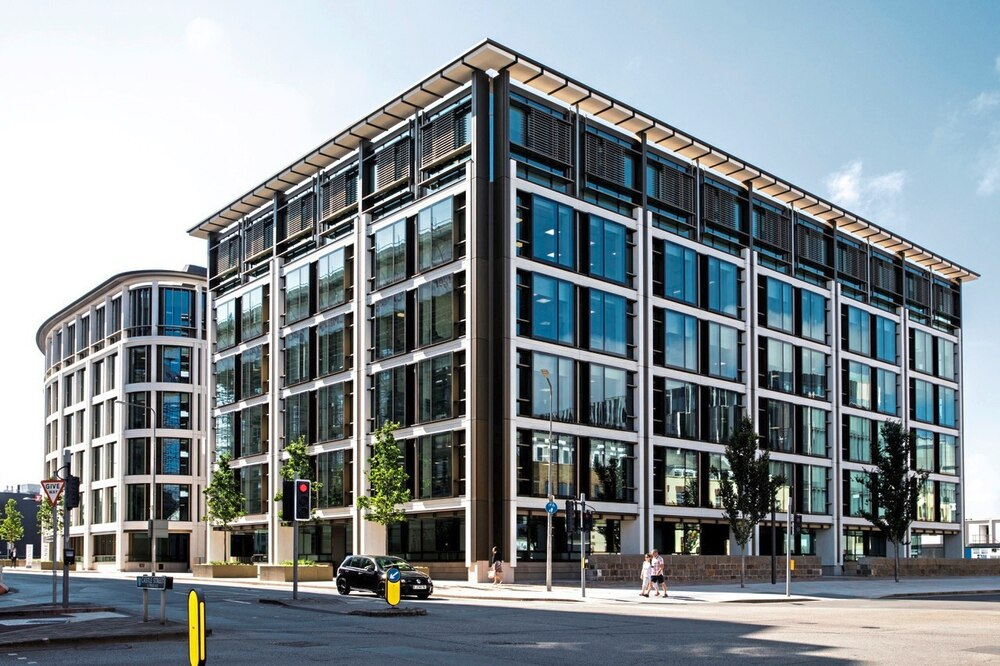
#> input picture 03-openCV/08-feature_detection/building.jpg, 1000 x 666 px
$ jupyter execute --allow-errors FeatureDetection.ipynb   (older library calls are emulated)
#> lines starting #> are read from the running program, lines starting #| are printed output that depends on the picture
### utils.py
import cv2
import numpy as np
from matplotlib import pyplot as plt

#############################
#### Parameters
#############################

video_port = 0

#############################
#### Show Image
#############################

# [7 lines left out: function show_inline, not called in this run]


def close_windows():
    '''Close popup window via 'ESC' key.'''
    while cv2.waitKey(200) & 0xFF != 27:
        pass
    cv2.destroyAllWindows()
    cv2.waitKey(1)

#############################
#### Show Video
#############################

# [10 lines left out: function video, not called in this run]

def shrink(img, scale):
    '''Returns a shrinked image by the scale specified.'''
    return cv2.resize(img, None, fx=scale, fy=scale, interpolation=cv2.INTER_AREA)

#############################
#### Display Coordinates
#############################

# [290 lines left out: functions coordinates, findEdgedImage, findGreatestContour, detectDrawings, find_center, find_radius and 7 more, not called in this run]


### 03-openCV/08-feature_detection/FeatureDetection.ipynb
[cell 1]
# FIRST import all the necessary libraries and modules!
import cv2               # import OpenCV
import numpy as np       # import NumPy

# import instructor made functions
import sys
sys.path.insert(0, '../..')
from utils import *

# Feature Detection Lab

<p style='font-size:1.75rem;line-height:1.5'>
    Let's create a program to <b style="color:magenta">track an object</b> (ie. Traffic Signs) using its <b style="color:magenta">features</b> in a video!
    </p>

<p style='font-size:1.75rem;line-height:1.5'>
    In this lab, we will learn how to:
    <ul style='font-size:1.75rem;line-height:2'>
        <li><b style="color:blue">DRAW features</b> on images:
            <br> <code>cv2.drawKeypoints</code></li>
        <li><b style="color:green">DETECT features</b> of an image using <b style="color:green">three different</b> feature detection algorithms:
            <br> <code>SIFT</code>, <code>SURF</code>, and <code>ORB</code></li>
        <li><b style="color:orange">FIND matches</b> between images:
            <br><code>FLANN</code></li>
    </ul>
    </p>


## What are Features?

<p style='font-size:1.75rem;line-height:1.5'>
    <b style="color:blue">Features (keypoints)</b> are <b style="color:blue">distinct and easily recognizable</b> regions of an image.
    </p>

## Drawing Features

<p style='font-size:1.75rem;line-height:1.5'>
    To <b style="color:blue">draw keypoints</b> on an image, use <code>cv2.drawKeypoints</code>.
    <br>It has the following format:
    </p>

```python
cv2.drawKeypoints(<image>, <keypoints>, <image>, flags=5)
```

<p style='font-size:1.75rem;line-height:1.5'>
    Here is an example of keypoints (the circles) drawn on an image of a building.
    </p>

## Detecting Features

<p style='font-size:1.75rem;line-height:1.5'>
    We will be introducing <b style="color:green">three different</b> feature detection functions:
    <br><code>SIFT</code>, <code>SURF</code>, and <code>ORB</code>
    </p>

<p style='font-size:1.75rem;line-height:1.5'>
    For more information on SIFT, SURF, and ORB, check out the article below!
    </p>

https://pysource.com/2018/03/21/feature-detection-sift-surf-obr-opencv-3-4-with-python-3-tutorial-25/

### SIFT

<p style='font-size:1.75rem;line-height:1.5'>
    SIFT can detect features in an image <b style="color:green">regardless of size or scale</b>.
    </p>


<p style='font-size:1.75rem;line-height:1.5'>
    To get an <b style="color:green">image's features using SIFT</b>, use <code>sift.detectAndCompute</code>.
    <br> This function can only take in <b style="color:green">grayscale images</b>.
    </p>

<p style='font-size:1.75rem;line-height:1.5'>
    It has the following format:
    </p>

```python
keypoints, descriptors = sift.detectAndCompute(<grayscale_image>, None)
```

<p style='font-size:1.75rem;line-height:1.5'>
    <b style="color:red">Exercise:</b>
    <br> Get the <b>features</b> from <code>building.jpg</code> using <b>SIFT</b>.
    </p>

[cell 2]
# TASK #1: Read "building.jpg"

building = cv2.imread('building.jpg')
#> building is the input picture: shape (666, 1000, 3); mean B, G, R 146.6, 142, 132.9

# TASK #2: Convert BGR image to grayscale via cv2.cvtColor

building_gray = cv2.cvtColor(building, cv2.COLOR_BGR2GRAY)
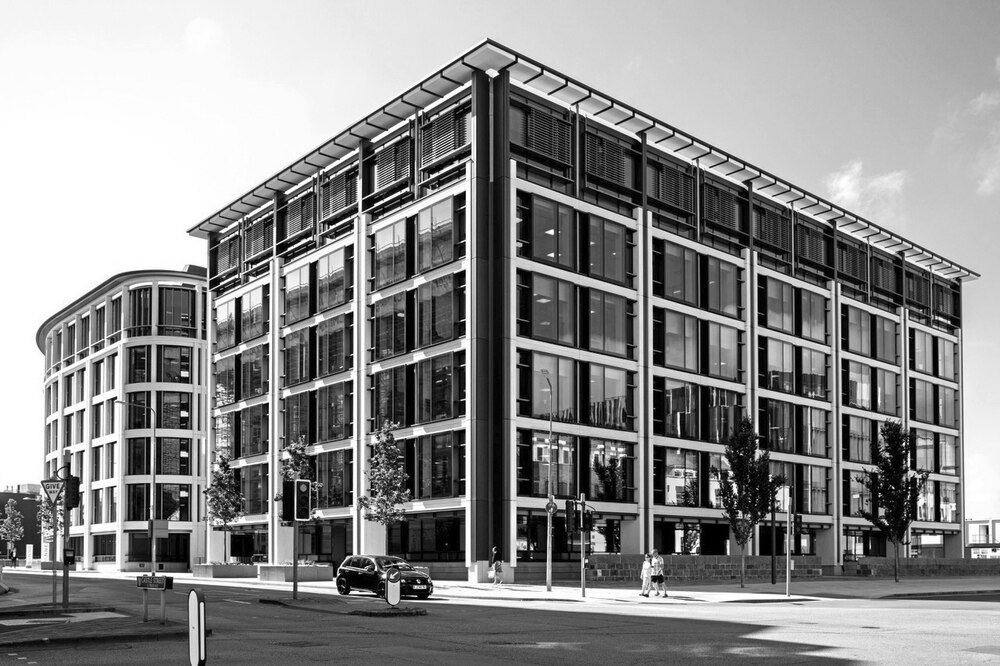
#> building_gray: shape (666, 1000); min 0, max 255, mean 139.8

# Create a SIFT object
sift = cv2.xfeatures2d.SIFT_create()

# TASK #3: Get keypoints of the grayscale image via sift.detectAndCompute

keypoints, descriptors = sift.detectAndCompute(building_gray, None)
#> keypoints = 4990 keypoints; strongest (x, y, size): (904, 444, 1.9), (184, 414, 4.3), (532, 548, 2.3), (757, 441, 2.2)

# TASK #4: Draw the keypoints onto the image via cv2.drawKeypoints

building_keys = cv2.drawKeypoints(building_gray, keypoints, building, flags=5)
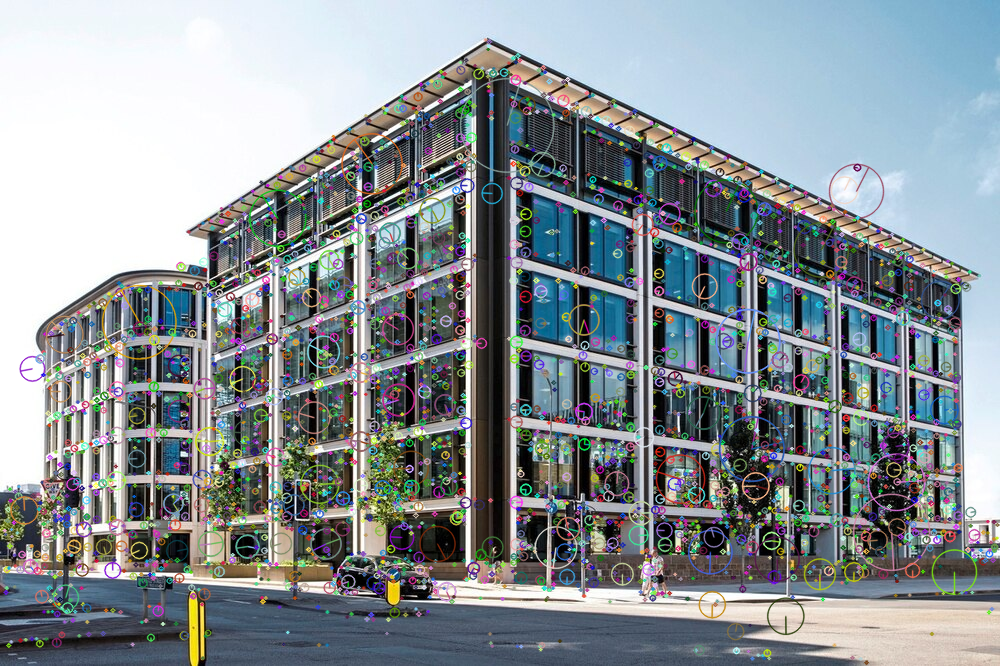
#> building_keys: shape (666, 1000, 3); mean B, G, R 149.4, 144.9, 136.9

# TASK #5: Show the image via cv2.imshow

cv2.imshow('building', building_keys)

# TASK #6: Close the window

close_windows()
#> (key Esc is pressed here)

# Print the number of keypoints detected!
print("# SIFT Keypoints: {}".format(len(keypoints)))
#| # SIFT Keypoints: 4990

### SURF

<p style='font-size:1.75rem;line-height:1.5'>
    SURF detects features <b style="color:magenta">faster than SIFT</b>
    </p>


<p style='font-size:1.75rem;line-height:1.5'>
    To get an <b style="color:magenta">image's features using SURF</b>, there are two steps:
    <ul style='font-size:1.75rem;line-height:1.5'>
      <li>Set <code>hessianThreshold</code> to <b style="color:green">control the number of features found</b> in an image.
          <br> <b style="color:green">Threshold values</b> are usually between <code>300</code> to <code>500</code>.
          <br><b style="color:green">Smaller thresholds create more keypoints</b>.</li>
        <br>
        <li><b style="color:blue">Get SURF features</b> using <code>surf.detectAndCompute</code>.
            <br>This function can only take in <b style="color:blue">grayscale images</b>. </li>
     </ul>
     </p>

<p style='font-size:1.75rem;line-height:1.5'>
    It has the following format:
    </p>

```python
keypoints, descriptors = surf.detectAndCompute(<grayscale_image>, None)
```

<p style='font-size:1.75rem;line-height:1.5'>
    <b style="color:red">Exercise:</b>
    <br> Get the <b>features</b> from <code>building.jpg</code> using <b>SURF</b>.
    </p>

[cell 3]
# TASK #1: Read "building.jpg"

building1 = cv2.imread('building.jpg')

# TASK #2: Convert BGR image to grayscale via cv2.cvtColor

building_gray1 = cv2.cvtColor(building1, cv2.COLOR_BGR2GRAY)

# TASK #3: Set hessianThreshold to your desired value (bigger = less keypoints)
hessianThreshold = 5000      # Change this number!

# Create a SURF object
#> (the rest of this cell did not finish here and is left out)

### ORB

<p style='font-size:1.75rem;line-height:1.5'>
    ORB detects <b style="color:orange">less features</b> than SIFT and SURF, but <b style="color:orange">ORB is faster</b>.
    </p>


<p style='font-size:1.75rem;line-height:1.5'>
    To get an <b style="color:orange">image's features using ORB</b>, there are two steps:
    <ul style='font-size:1.75rem;line-height:1.5'>
      <li>Set <code>nFeatures</code> to <b style="color:green">set the maximum number of features found</b> in the image.
          <br> The <b style="color:green">default value</b> is <code>500</code></li>
        <br>
        <li><b style="color:blue">Get ORB features</b> using <code>orb.detectAndCompute</code>.
            <br>This function can only take in <b style="color:blue">grayscale images</b>. </li>
     </ul>
     </p>

<p style='font-size:1.75rem;line-height:1.5'>
    It has the following format:
    </p>

```python
keypoints, descriptors = orb.detectAndCompute(<grayscale_image>, None)
```

<p style='font-size:1.75rem;line-height:1.5'>
    <b style="color:red">Exercise:</b>
    <br> Get the <b>features</b> from <code>building.jpg</code> using <b>ORB</b>.
    </p>

[cell 4]
# TASK #1: Read "building.jpg"

building2 = cv2.imread('building.jpg')

# TASK #2: Convert BGR image to grayscale via cv2.cvtColor

building_gray2 = cv2.cvtColor(building2, cv2.COLOR_BGR2GRAY)

# TASK #3: Set the maximum number of features detected via nFeature
nFeatures = 500       # Change this number!

# Create an ORB object
orb = cv2.ORB_create(nFeatures)

# TASK #4: Get keypoints of the grayscale image via surf.detectAndCompute

keypoints2, descriptor2 = orb.detectAndCompute(building_gray, None)
#> keypoints2 = 500 keypoints; strongest (x, y, size): (267, 404, 31), (676, 550, 31), (267, 344, 31), (462, 320, 31)

# TASK #5: Draw the keypoints onto the image via cv2.drawKeypoints

building_key2 = cv2.drawKeypoints(building_gray2, keypoints2, building2, flags=5)
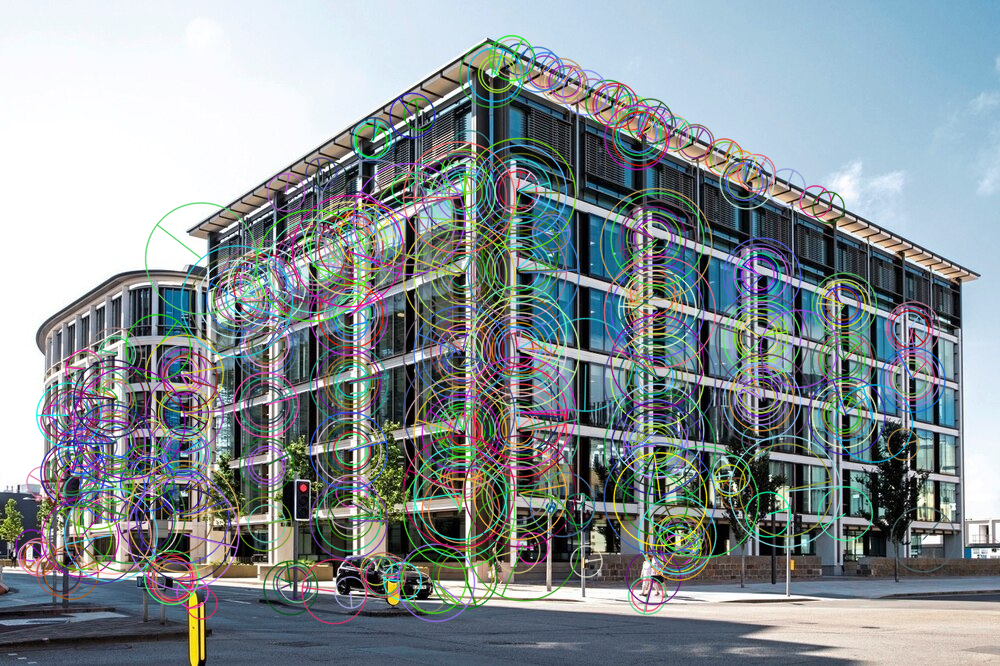
#> building_key2: shape (666, 1000, 3); mean B, G, R 148.8, 145.1, 135.8

# TASK #6: Show the image via cv2.imshow

cv2.imshow('building2', building_key2)

# TASK #7: Close the window

close_windows()
#> (key Enter is pressed here)


# Print the number of keypoints detected, and the nFeatures
print("# ORB Keypoints: {}, nFeatures = {}".format(len(keypoints), nFeatures))
#| # ORB Keypoints: 4990, nFeatures = 500

---

# Detecting Traffic Signs

<p style='font-size:1.75rem;line-height:1.5'>
    Let's create a program that will <b style="color:green">detect and track a one way sign</b> in a live video stream.
    </p>

## Step 1: Parameters

<p style='font-size:1.75rem;line-height:1.5'>
    <b style="color:red">Exercise:</b>
    <br> Set the <b style="color:blue">three parameters</b> listed below:
    <br>
    <ol style='font-size:1.75rem;line-height:1.5'>
        <li>Set <code>hessianThreshold</code> (used in SURF) to your desired value (bigger = less keypoints).
            <br> The ideal value for the hessian threshhold is between <code>300</code> and <code>500</code>.</li>
        <br>
        <li>Set <code>nFeatures</code> (used in ORB) to set the maximum number of features found in the image.</li>
        <br>
        <li><code>MIN_MATCH_COUNT</code> determines the minimum number of matches for an object to be considered detected. We recommend that you set it to <code>20</code>.</li>
    </ol>
    </p>

[cell 5]
# TASK: Define hessianThreshold, nFeature, and MIN_MATCH_COUNT
hessianThreshold = 5000  # SIFT
nFeatures = 300      # ORB
MIN_MATCH_COUNT = 1

print('hessianThreshold: {}, nFeatures: {}, MIN_MATCH_COUNT: {}'.format(hessianThreshold, nFeatures, MIN_MATCH_COUNT))

## Step 2: Detecting Features

<p style='font-size:1.75rem;line-height:1.5'>
    The <b style="color:blue">one way sign</b> below is the sign that we want to <b style="color:blue">detect in the video stream.</b>
    </p>


<p style='font-size:1.75rem;line-height:1.5'>
    <b style="color:red">Exercise:</b>
    <br> As you've probably noticed, finding features between SIFT, SURF, and ORB got <b>kind of repetitive</b>.
    </p>

<p style='font-size:1.75rem;line-height:1.5'>
    We've created <code>find_keypoints</code> function so that we can more easily find keypoints between the three algorithms. <b>Help us finish it!</b>
    </p>

[cell 6]
def find_keypoints(img, feature_detection_algorithm):
    ''' Find keypoints for image using selected feature detection algorithm.
        Inputs: filename (string): RGB image filepath
                feature_detection_algorithm (string): "sift", "surf", or "orb"
        Outputs: keypoints (list)
        '''
    # TASK #1: Convert BGR image to grayscale via cv2.cvtColor
    #          Save the grayscale image into the variable 'img_grayscale'

    img_gray = cv2.cvtColor(img, cv2.COLOR_BGR2GRAY)

    # Shrink image to reduce keypoints for better run time
    def shrink_image(image):
        image = cv2.resize(image, None, fx=0.2, fy=0.2, interpolation=cv2.INTER_AREA)
        return image
    shrink_image(img)
    shrink_image(img_gray)

    # Create SIFT, SURF, or ORB objects
    if feature_detection_algorithm=='sift':
        sift = cv2.xfeatures2d.SIFT_create()
        # TASK #2: Detect SIFT keypoints and descriptors

        keypoints, descriptors = sift.detectAndCompute(img_gray, None)

    elif feature_detection_algorithm=='surf':
        surf = cv2.xfeatures2d.SURF_create(hessianThreshold, extended=True)
        # TASK #3: Detect SURF keypoints and descriptors

        keypoints, descriptors = surf.detectAndCompute(img_gray, None)

    elif feature_detection_algorithm=='orb':
        orb = cv2.ORB_create(nFeatures)
        # TASK #4: Detect ORB keypoints and descriptors

        keypoints, descriptors = orb.detectAndCompute(img_gray, None)

    # return keypoints and descriptors
    return (keypoints, descriptors)

<p style='font-size:1.75rem;line-height:1.5'>
    <b style="color:red">Exercise:</b>
    <br> Let's <b>test out the function</b> we just created! <b>Make sure you run the cell block above.</b>
    <ol style='font-size:1.75rem;line-height:2'>
        <li><b style="color:blue">Read</b> <code>one_way.png</code> as img, and use either <code>"sift"</code>, <code>"surf"</code>, or <code>"orb"</code> as the feature detection algorithm.</li>
        <li>Play around and try to <b style="color:blue">find the differences</b> between the three algorithms! </li>
        <li><b style="color:blue">Tweak</b> the <code>hessianThreshold</code>, <code>nFeatures</code>, and <code>MIN_MATCH_COUNT</code> parameters above for different results!</li>
    </ol>
    </p>

<p style='font-size:1.75rem;line-height:1.5'>
    You should get something that looks like this:
    </p>

[cell 7]
# TASK #1: Read "one_way.png" using cv2.imread.
#          Save as 'img'.

img = cv2.imread('one_way.png')
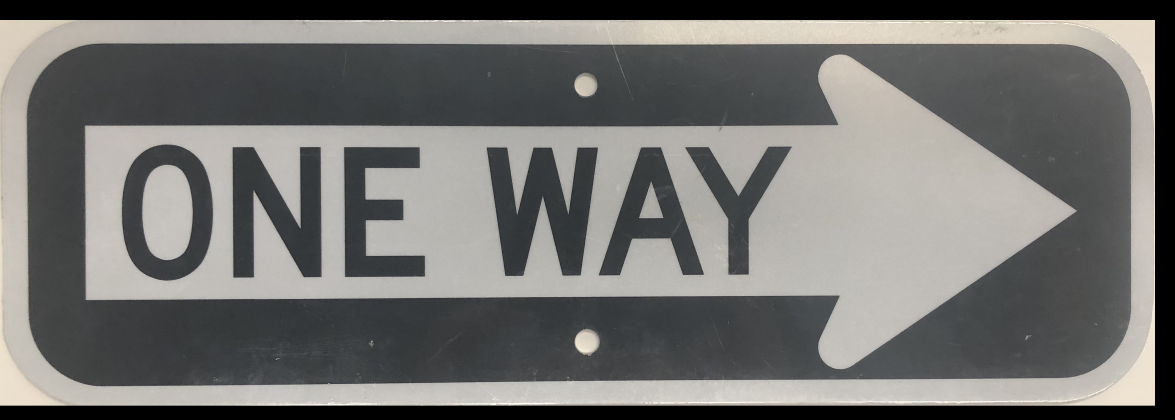
#> input picture 03-openCV/08-feature_detection/one_way.png, 3523 x 1258 px (shown at 1/3 size)
#> img is the input picture: shape (1258, 3523, 3); mean B, G, R 111.9, 114.1, 114.7

# TASK #2: Specify feature detection: "sift", "surf", "orb".
#          Save as 'feature_detection_algorithm'.

feature_detection_algorithm = "orb"

# Draw keypoints on image. Press 'ESC' to close window.
keypoints, descriptors = find_keypoints(img, feature_detection_algorithm)
#> in shrink_image, `image = cv2.resize(image, None, fx=0.2, fy=0.2, interpolation=cv2.INTE..`:
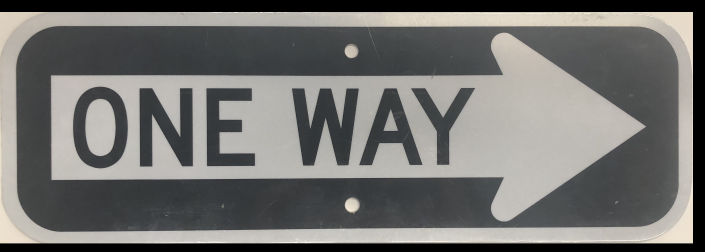
#> image: shape (252, 705, 3); mean of channels 0, 1, 2 111.6, 113.9, 114.4; drawn as B, G, R
#> in find_keypoints, `keypoints, descriptors = orb.detectAndCompute(img_gray, None)`: keypoints = 300 keypoints; strongest (x, y, size): (3463, 1214, 37.2), (3463, 60, 44.6), (2051, 823, 31), (2110, 821, 37.2)
cv2.drawKeypoints(img, keypoints, img, flags=5)
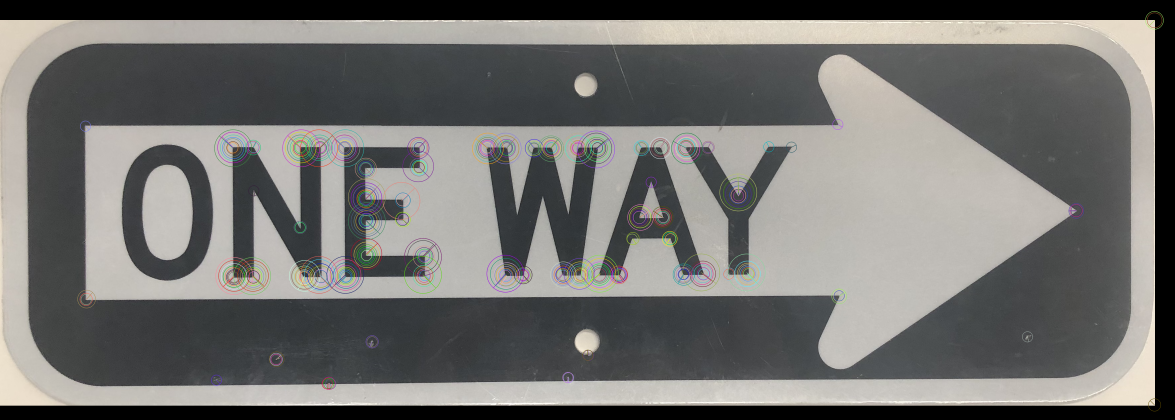
#> img: shape (1258, 3523, 3) (shown at 1/3 size); mean B, G, R 111.7, 114, 114.6
cv2.imshow("{} keypoints".format(feature_detection_algorithm), img)
close_windows()

# Print the number of keypoints detected
print("# Keypoints: {}".format(len(keypoints)))
